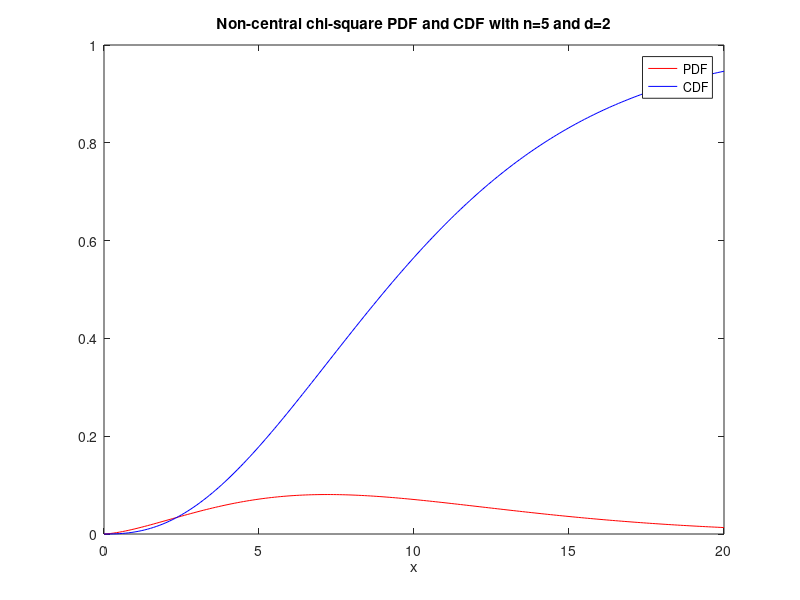

MATLAB code to generate this figure: (Note: this script raises an error after producing the figure.)
%% TEST 2021
% Candidate number: SRZZ4

%Question 1

%% Plot and sample the non-central chi-square distribution

clear all

% Define the parameters
d = 5; % degrees of freedom
lambda = 5; % non-centrality parameter
ngrid = 200;
nsample = 10^6;
a = 0;
b = 20;

% Define the grid
%x = linspace(0,20,100);
deltax = (b-a)/ngrid;
x = a:deltax:b;

%% Compute and plot the PDF and CDF
f = pdf('ncx2',x,d,lambda);
F = cdf('ncx2',x,d,lambda);

figure(1) % open a plot window
plot(x,f,'r',x,F,'b')
xlabel('x')
title('Non-central chi-square PDF and CDF with n=5 and d=2')
legend('PDF','CDF')
print('-dpdf','ncchisq.pdf')

%% (a) A normalised histogram that matches the PDF

X = ncx2rnd(d, lambda, 1, nsample);
figure(2)
x2 = [x-deltax/2 x(end)+deltax/2];
ho = histogram(X,x2,'normalization','pdf');
hold on
plot(x,f,'r','LineWidth',2)
xlim([a,b])
xlabel('x')
ylabel('f') 
legend('sampled','theory')
title('non-central chi squared pdf with d=5 and lambda=5')

%% (b) A scatter plot with 1000 points that cover uniformly the area under the PDF.

n = 1000 
X = ncx2rnd(d, lambda, 1, n);
U = rand(1,n);
f1 = pdf('ncx2',X,d,lambda);
Z = U.*f1;

figure(3);
plot(x,f, 'b', 'LineWidth',3)
hold on
scatter(X,Z,1,'filled')
xlim([a,b])
xlabel('x')
ylabel('U.*f1')
legend('scatter plot')
title('non-central chi-squared uniformly distributed in pdf')

